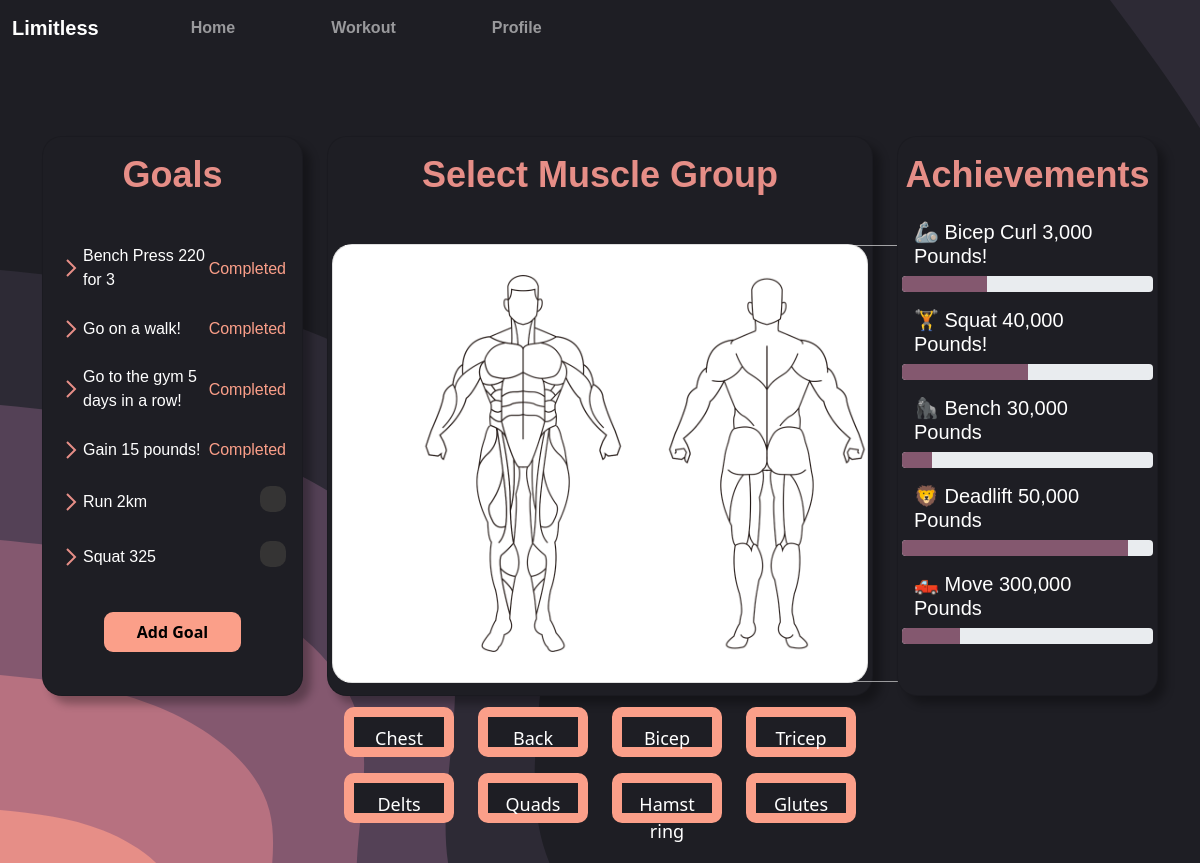
Page / (signed in) on the earlier database version.
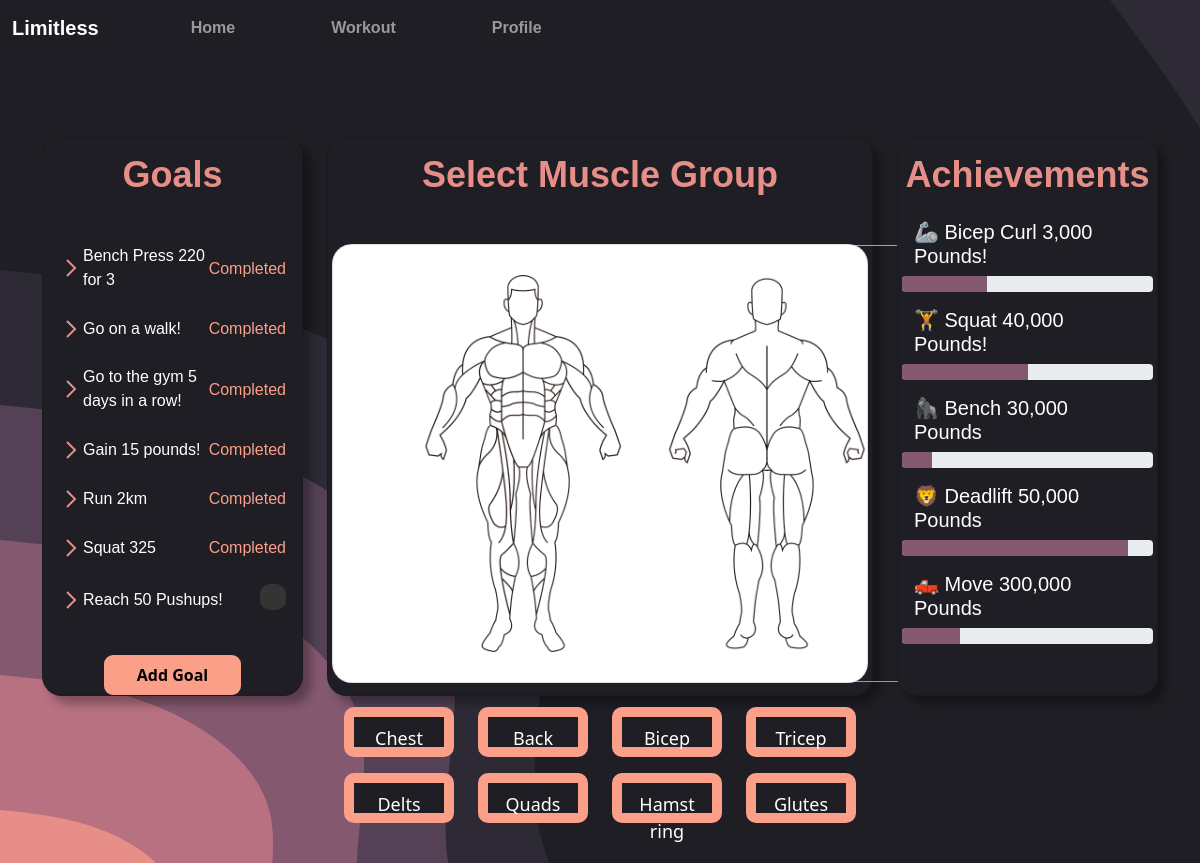
Same page on the later database version.
### homepage/models.py (models this page shows, shortened)
class Goal(models.Model):
    user = models.ForeignKey(User, on_delete=models.CASCADE)
    description = models.TextField()
    target_sets = models.IntegerField(default=0)
    completed_sets = models.IntegerField(default=0)
    target_workouts = models.IntegerField(default=0)
    completed_workouts = models.IntegerField(default=0)
    created_at = models.DateTimeField(auto_now_add=True)
    completed = models.BooleanField(default=False)  # New field to track completion

### homepage/views.py (the view)
# urls.py: 2. Add a URL to urlpatterns:  path('', views.home, name='home')
@login_required
def home(request):
    goals = Goal.objects.filter(user=request.user)
    if request.method == 'POST':
        form = GoalForm(request.POST)
        if form.is_valid():
            goal = form.save(commit=False)
            goal.user = request.user
            goal.save()
            return redirect('home')
    else:
        form = GoalForm()
    return render(request, 'homepage/home.html', {'form': form, 'goals': goals})

### homepage/templates/homepage/home.html (shortened to what the changed rows need)
{% load static %}
<!DOCTYPE html>
<html>
<head>
    <link rel="stylesheet" href="{% static 'homepage/home.css' %}">
    <link rel="stylesheet" href="{% static 'navbar/navbar.css' %}">
    <link rel="stylesheet" href="https://cdn.jsdelivr.net/npm/bootstrap@5.0.0/dist/css/bootstrap.min.css">
    <link rel="stylesheet" href="https://use.typekit.net/pnx2otr.css">
    <link rel="stylesheet" href="https://use.typekit.net/pnx2otr.css">
</head>
<body>
    <div class="container mt-4">
        <div class="row" style="margin-top: 10vh;">
            <div class="col-md-3">
                <div class="card custom-card goal-card">
                    <div class="card-body">
                        <ul class="goal-list">
                            {% for goal in goals %}
                            <li class="goal-element">
                                <div class="goal-description">
                                    <img class="list-arrow" src="{% static 'homepage/arrow.svg' %}">
                                    <span>{{ goal.description }}</span>
                                    <div class="mark-completed-container">
                                        {% if not goal.completed %}
                                        <form class="mark-completed-form" method="post" action="{% url 'mark_goal_completed' goal.id %}">
                                            <button class="check" type="submit">
                                                <span>
                                                    <svg xml:space="preserve" style="enable-background:new 0 0 512 512" viewBox="0 0 6.35 6.35" y="0" x="0" height="20" width="20" xmlns:xlink="http://www.w3.org/1999/xlink" version="1.1" xmlns="http://www.w3.org/2000/svg" class="clipboard"></svg>
                                                </span>
                                            </button>
                                        </form>
                                        {% else %}
                                        <span class="success">Completed</span>
                                        {% endif %}
                                    </div>
                                </div>
                            </li>
                            {% endfor %}
                        </ul>
                    </div>
                </div>
            </div>
        </div>
    </div>
</body>
</html>

Differences in the rows shown:
changed Goal "Run 2km": now shows "Completed"
changed Goal "Squat 325": now shows "Completed"
added Goal: description "Reach 50 Pushups!", completed False (drawn)
